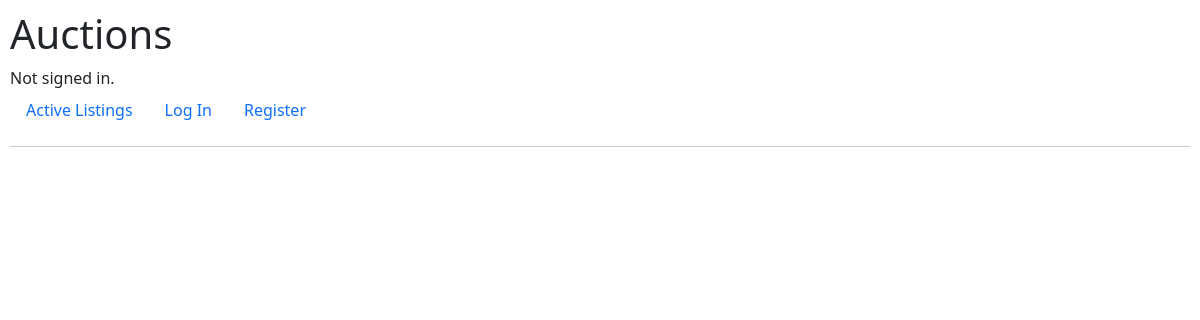
The app's page /categoryDisp, older data.
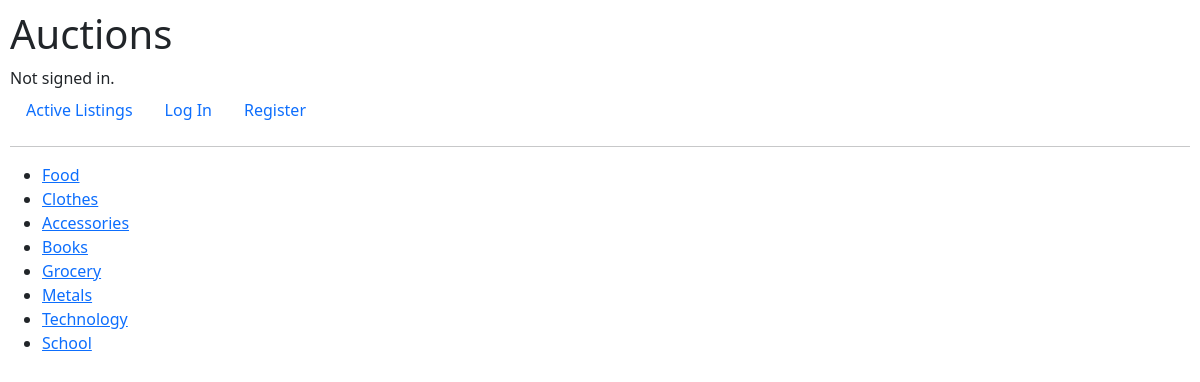
The same page, newer data.
### auctions/models.py (models this page shows, shortened)
class Category(models.Model):
    category = models.CharField(max_length=200)

### auctions/views.py (the view)
# urls.py: path("categoryDisp", views.categoryDisp, name="categoryDisp"),
def categoryDisp(request):
    categories = Category.objects.all()
    return render(request, "auctions/category.html", {
        "categories" : categories,
    })

### auctions/templates/auctions/category.html
{% extends "auctions/layout.html" %}
{% block body %}
   <ul>
    {% for category in categories %}
        <li><a href="{% url 'category' category.id %}">{{category.category}}</a></li>
    {%endfor%}
   </ul>
{% endblock %}

### auctions/templates/auctions/layout.html (shortened to what this page needs)
{% load static %}
<!DOCTYPE html>
<html lang="en">
    <head>
        <link rel="stylesheet" href="https://stackpath.bootstrapcdn.com/bootstrap/4.4.1/css/bootstrap.min.css">
        <link href="https://cdn.jsdelivr.net/npm/bootstrap@5.3.3/dist/css/bootstrap.min.css" rel="stylesheet">
        <link href="{% static 'auctions/styles.css' %}" rel="stylesheet">
    </head>
    <body>
        <h1>Auctions</h1>
        <div>
            {% if user.is_authenticated %}
                Signed in as <strong>{{ user.username }}</strong>.
            {% else %}
                Not signed in.
            {% endif %}
        </div>
        <ul class="nav">
            <li class="nav-item">
                <a class="nav-link" href="{% url 'index' %}">Active Listings</a>
            </li>
            {% if user.is_authenticated %}
                <li class="nav-item">
                    <a class="nav-link" href="{% url 'logout' %}">Log Out</a>
                </li>
                <li class="nav-item">
                    <a class="nav-link" href="{% url 'create' %}">Create Listing</a>
                </li>
                <li class="nav-item">
                    <a class="nav-link" href="{% url 'watchlist' %}">Watchlist</a>
                </li>
                <li class="nav-item">
                    <a class="nav-link" href="{% url 'categoryDisp' %}">Categories</a>
                </li>
            {% else %}
                <li class="nav-item">
                    <a class="nav-link" href="{% url 'login' %}">Log In</a>
                </li>
                <li class="nav-item">
                    <a class="nav-link" href="{% url 'register' %}">Register</a>
                </li>
            {% endif %}
        </ul>
        <hr>
        {% block body %}
        {% endblock %}
    </body>
</html>

### auctions/static/auctions/styles.css (style rules this page uses)
body { padding: 10px; }

Row changes from the older to the newer data that the page shows:
added Category: category "Food"
added Category: category "Clothes"
added Category: category "Accessories"
added Category: category "Books"
added Category: category "Grocery"
added Category: category "Metals"
added Category: category "Technology"
added Category: category "School"
